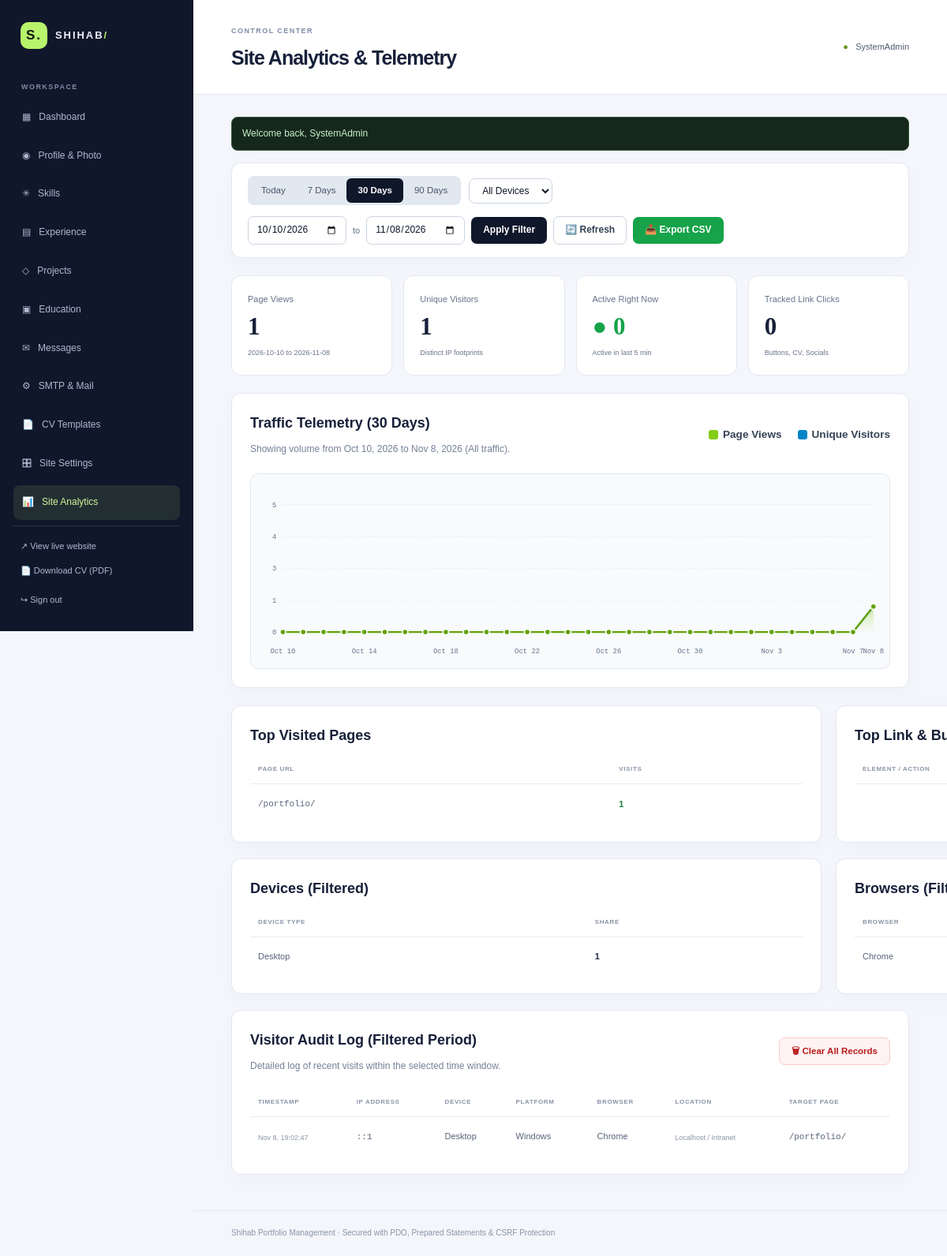
Page /admin/analytics (signed in) on the committed database.
### tables this page shows
CREATE TABLE `visitor_logs` (
  `id` bigint(20) UNSIGNED NOT NULL,
  `session_id` varchar(64) NOT NULL,
  `ip_address` varchar(45) NOT NULL,
  `user_agent` text DEFAULT NULL,
  `device_type` enum('Desktop','Mobile','Tablet','Bot') NOT NULL DEFAULT 'Desktop',
  `browser` varchar(50) NOT NULL DEFAULT 'Other',
  `platform` varchar(50) NOT NULL DEFAULT 'Other',
  `country` varchar(100) DEFAULT 'Localhost / Unknown',
  `city` varchar(100) DEFAULT 'Unknown',
  `page_url` varchar(255) NOT NULL,
  `referrer` varchar(255) DEFAULT NULL,
  `created_at` timestamp NOT NULL DEFAULT current_timestamp(),
  `last_activity` timestamp NOT NULL DEFAULT current_timestamp() ON UPDATE current_timestamp()
);

### config.php (called while the page is built, shortened)
<?php
function url(string $path = ''): string
{
    $envPath = $_ENV['SITE_BASE_PATH'] ?? null;
    if ($envPath !== null && $envPath !== '') {
        $base = rtrim($envPath, '/');
    } else {
        $docRoot = realpath($_SERVER['DOCUMENT_ROOT'] ?? '') ?: '';
        $dir = realpath(__DIR__) ?: '';
        $docRoot = str_replace('\\', '/', $docRoot);
        $dir = str_replace('\\', '/', $dir);
        if ($docRoot !== '' && str_starts_with($dir, $docRoot)) {
            $base = substr($dir, strlen($docRoot));
        } else {
            $base = '';
        }
    }
    $base = '/' . trim($base, '/');
    $normalized = ($base === '/') ? '' : $base;
    return $normalized . '/' . ltrim($path, '/');
}
function e(?string $value): string
{
    return htmlspecialchars((string)$value, ENT_QUOTES | ENT_SUBSTITUTE, 'UTF-8');
}

### admin/views/analytics.php (the view, shortened to what this page needs)
<?php
$chartWidth    = 1000;
$chartHeight   = 280;
$paddingTop    = 35;
$paddingBottom = 45;
$paddingLeft   = 50;
$paddingRight  = 25;
$plotWidth  = $chartWidth - $paddingLeft - $paddingRight;
$plotHeight = $chartHeight - $paddingTop - $paddingBottom;
$peak = 0;
foreach ($chartData as $pt) {
    if ($pt['views'] > $peak) $peak = $pt['views'];
}
if ($peak <= 5) {
    $maxVal = 5;
} elseif ($peak <= 20) {
    $maxVal = (int)(ceil($peak / 5) * 5);
} elseif ($peak <= 100) {
    $maxVal = (int)(ceil($peak / 10) * 10);
} else {
    $maxVal = (int)(ceil($peak / 50) * 50);
}
$count = count($chartData);
$stepX = $count > 1 ? ($plotWidth / ($count - 1)) : $plotWidth;
$viewCoords = [];
$uniqueCoords = [];
foreach ($chartData as $idx => $pt) {
    $x = $paddingLeft + ($idx * $stepX);
    $yView = $paddingTop + $plotHeight - (($pt['views'] / $maxVal) * $plotHeight);
    $yUnique = $paddingTop + $plotHeight - (($pt['uniques'] / $maxVal) * $plotHeight);
    $viewCoords[] = ['x' => $x, 'y' => $yView, 'data' => $pt];
    $uniqueCoords[] = ['x' => $x, 'y' => $yUnique, 'data' => $pt];
}
$viewPolyline = implode(' ', array_map(fn($c) => "{$c['x']},{$c['y']}", $viewCoords));
$uniquePolyline = implode(' ', array_map(fn($c) => "{$c['x']},{$c['y']}", $uniqueCoords));
$baselineY = $paddingTop + $plotHeight;
$viewArea = "{$paddingLeft},{$baselineY} " . $viewPolyline . " " . ($paddingLeft + max(0, $count - 1) * $stepX) . ",{$baselineY}";
$labelModulo = max(1, (int)ceil($count / 8));
?>
<div class="admin-panel" style="margin-top: 0; margin-bottom: 22px; padding: 16px 20px;">
    <form method="get" action="<?= e(url('admin/analytics')) ?>" style="display: flex; flex-wrap: wrap; align-items: center; justify-content: space-between; gap: 14px;">
        <div style="display: flex; flex-wrap: wrap; align-items: center; gap: 10px;">
            <div style="display: inline-flex; background: #e2e8f0; border-radius: 8px; padding: 3px;">
                <a href="<?= e(url('admin/analytics?period=today&device=' . urlencode($deviceFilter))) ?>"
                    style="padding: 6px 14px; font-size: 11.5px; text-decoration: none; border-radius: 6px; <?= $period === 'today' ? 'background: #0f172a; color: #fff; font-weight: 700;' : 'color: #475569;' ?>">
                    Today
                </a>
                <a href="<?= e(url('admin/analytics?period=7d&device=' . urlencode($deviceFilter))) ?>"
                    style="padding: 6px 14px; font-size: 11.5px; text-decoration: none; border-radius: 6px; <?= $period === '7d' ? 'background: #0f172a; color: #fff; font-weight: 700;' : 'color: #475569;' ?>">
                    7 Days
                </a>
                <a href="<?= e(url('admin/analytics?period=30d&device=' . urlencode($deviceFilter))) ?>"
                    style="padding: 6px 14px; font-size: 11.5px; text-decoration: none; border-radius: 6px; <?= $period === '30d' ? 'background: #0f172a; color: #fff; font-weight: 700;' : 'color: #475569;' ?>">
                    30 Days
                </a>
                <a href="<?= e(url('admin/analytics?period=90d&device=' . urlencode($deviceFilter))) ?>"
                    style="padding: 6px 14px; font-size: 11.5px; text-decoration: none; border-radius: 6px; <?= $period === '90d' ? 'background: #0f172a; color: #fff; font-weight: 700;' : 'color: #475569;' ?>">
                    90 Days
                </a>
            </div>
            <select name="device" onchange="this.form.submit()" style="background: #ffffff; border: 1px solid #cbd5e1; color: #0f172a; border-radius: 8px; padding: 7px 12px; font-size: 12px; cursor: pointer;">
                <option value="all" <?= $deviceFilter === 'all' ? 'selected' : '' ?>>All Devices</option>
            </select>
        </div>
        <div style="display: flex; flex-wrap: wrap; align-items: center; gap: 8px;">
            <input type="date" name="start_date" value="<?= e($start) ?>" style="background: #ffffff; border: 1px solid #cbd5e1; color: #0f172a; border-radius: 7px; padding: 6px 10px; font-size: 12px;">
            <span style="color: #64748b; font-size: 11px;">to</span>
            <input type="date" name="end_date" value="<?= e($end) ?>" style="background: #ffffff; border: 1px solid #cbd5e1; color: #0f172a; border-radius: 7px; padding: 6px 10px; font-size: 12px;">
            <button type="submit" style="background: #0f172a; border: none; color: #ffffff; padding: 7px 15px; font-size: 12px; border-radius: 7px; cursor: pointer; font-weight: 600;">
                Apply Filter
            </button>
            <a href="<?= e(url('admin/analytics?' . $filterQuery)) ?>" style="background: #ffffff; border: 1px solid #cbd5e1; color: #334155; padding: 7px 14px; font-size: 12px; border-radius: 7px; text-decoration: none; font-weight: 600; display: inline-flex; align-items: center; gap: 4px;" title="Reload dataset">
                🔄 Refresh
            </a>
            <a href="<?= e(url('admin/analytics?export=csv&' . $filterQuery)) ?>" style="background: #16a34a; border: none; color: #ffffff; padding: 7px 15px; font-size: 12px; border-radius: 7px; text-decoration: none; font-weight: 700;" target="_blank">
                📥 Export CSV
            </a>
        </div>
    </form>
</div>
<div class="stats-grid">
    <div class="stat-card">
        <span>Page Views</span>
        <strong><?= number_format($stats['total_views']) ?></strong>
        <small><?= e($start) ?> to <?= e($end) ?></small>
    </div>
    <div class="stat-card">
        <span>Unique Visitors</span>
        <strong><?= number_format($stats['unique_visitors']) ?></strong>
        <small>Distinct IP footprints</small>
    </div>
    <div class="stat-card">
        <span>Active Right Now</span>
        <strong style="color: #16a34a;">● <?= number_format($stats['active_visitors']) ?></strong>
        <small>Active in last 5 min</small>
    </div>
    <div class="stat-card">
        <span>Tracked Link Clicks</span>
        <strong><?= number_format($stats['total_clicks']) ?></strong>
        <small>Buttons, CV, Socials</small>
    </div>
</div>
<div class="admin-panel" style="margin-top: 0; margin-bottom: 22px;">
    <div style="display: flex; justify-content: space-between; align-items: center; margin-bottom: 1.25rem; flex-wrap: wrap; gap: 0.75rem;">
        <div>
            <h2>Traffic Telemetry (<?= (int)$count ?> Days)</h2>
            <p class="panel-hint" style="margin: 0;">Showing volume from <?= e(date('M j, Y', strtotime($start))) ?> to <?= e(date('M j, Y', strtotime($end))) ?> (<?= e(ucfirst($deviceFilter)) ?> traffic).</p>
        </div>
        <div style="display: flex; align-items: center; gap: 1.25rem; font-size: 0.85rem;">
            <span style="display: inline-flex; align-items: center; gap: 6px; color: #334155;">
                <span style="width: 12px; height: 12px; background: #84cc16; border-radius: 3px; display: inline-block;"></span>
                <strong>Page Views</strong>
            </span>
            <span style="display: inline-flex; align-items: center; gap: 6px; color: #334155;">
                <span style="width: 12px; height: 12px; background: #0284c7; border-radius: 3px; display: inline-block;"></span>
                <strong>Unique Visitors</strong>
            </span>
        </div>
    </div>
    <div style="position: relative; width: 100%; overflow-x: auto; background: #f8fafc; border: 1px solid #e2e8f0; border-radius: 10px; padding: 10px 0;">
        <svg viewBox="0 0 <?= $chartWidth ?> <?= $chartHeight ?>" style="width: 100%; height: auto; min-width: 650px; display: block; font-family: monospace;">
            <defs>
                <linearGradient id="viewsFillLight" x1="0" y1="0" x2="0" y2="1">
                    <stop offset="0%" stop-color="#84cc16" stop-opacity="0.35" />
                    <stop offset="100%" stop-color="#84cc16" stop-opacity="0.0" />
                </linearGradient>
            </defs>
            <?php for ($gridStep = 0; $gridStep <= 4; $gridStep++):
                $yVal = ($maxVal / 4) * $gridStep;
                $lineY = $paddingTop + $plotHeight - (($yVal / $maxVal) * $plotHeight);
            ?>
                <line x1="<?= $paddingLeft ?>" y1="<?= $lineY ?>" x2="<?= $chartWidth - $paddingRight ?>" y2="<?= $lineY ?>" stroke="#e2e8f0" stroke-dasharray="3 3" />
                <text x="<?= $paddingLeft - 10 ?>" y="<?= $lineY + 4 ?>" text-anchor="end" fill="#64748b" font-size="11"><?= (int)round($yVal) ?></text>
            <?php endfor; ?>
            <polygon points="<?= $viewArea ?>" fill="url(#viewsFillLight)" />
            <polyline fill="none" stroke="#0284c7" stroke-width="2.5" stroke-linecap="round" stroke-linejoin="round" points="<?= $uniquePolyline ?>" />
            <polyline fill="none" stroke="#65a30d" stroke-width="3" stroke-linecap="round" stroke-linejoin="round" points="<?= $viewPolyline ?>" />
            <?php foreach ($viewCoords as $i => $pt): ?>
                <circle cx="<?= $pt['x'] ?>" cy="<?= $pt['y'] ?>" r="4.5" fill="#65a30d" stroke="#ffffff" stroke-width="2">
                    <title><?= e((string)$pt['data']['label']) ?>: <?= (int)$pt['data']['views'] ?> views, <?= (int)$pt['data']['uniques'] ?> uniques</title>
                </circle>
            <?php endforeach; ?>
            <?php foreach ($chartData as $i => $pt): ?>
                <?php if ($i % $labelModulo === 0 || $i === $count - 1): ?>
                    <text x="<?= $paddingLeft + ($i * $stepX) ?>" y="<?= $chartHeight - 12 ?>" text-anchor="middle" fill="#64748b" font-size="11">
                        <?= e((string)$pt['label']) ?>
                    </text>
                <?php endif; ?>
            <?php endforeach; ?>
        </svg>
    </div>
</div>
<div class="dashboard-columns">
    <div class="admin-panel">
        <h2>Top Visited Pages</h2>
        <div class="table-scroll">
            <table class="admin-table">
                <thead>
                    <tr>
                        <th>Page URL</th>
                        <th>Visits</th>
                    </tr>
                </thead>
                <tbody>
                    <?php foreach ($pages as $p): ?>
                        <tr>
                            <td><code><?= e((string)$p['page_url']) ?></code></td>
                            <td><strong style="color: #15803d;"><?= (int)$p['visits'] ?></strong></td>
                        </tr>
                    <?php endforeach; ?>
                </tbody>
            </table>
        </div>
    </div>
    <div class="admin-panel">
        <h2>Top Link &amp; Button Clicks</h2>
        <div class="table-scroll">
            <table class="admin-table">
                <thead>
                    <tr>
                        <th>Element / Action</th>
                    </tr>
                </thead>
                <tbody>
                    <?php if (!$clicks): ?>
                        <tr>
                            <td colspan="3" style="color: #94a3b8; text-align: center; padding: 16px;">No click events logged yet.</td>
                        </tr>
                    <?php endif; ?>
                </tbody>
            </table>
        </div>
    </div>
</div>
<div class="dashboard-columns" style="margin-top: 20px;">
    <div class="admin-panel">
        <h2>Devices (Filtered)</h2>
        <table class="admin-table">
            <thead>
                <tr>
                    <th>Device Type</th>
                    <th>Share</th>
                </tr>
            </thead>
            <tbody>
                <?php foreach ($devices as $d): ?>
                    <tr>
                        <td><?= e((string)$d['device_type']) ?></td>
                        <td><strong><?= (int)$d['cnt'] ?></strong></td>
                    </tr>
                <?php endforeach; ?>
            </tbody>
        </table>
    </div>
    <div class="admin-panel">
        <h2>Browsers (Filtered)</h2>
        <table class="admin-table">
            <thead>
                <tr>
                    <th>Browser</th>
                </tr>
            </thead>
            <tbody>
                <?php foreach ($browsers as $b): ?>
                    <tr>
                        <td><?= e((string)$b['browser']) ?></td>
                    </tr>
                <?php endforeach; ?>
            </tbody>
        </table>
    </div>
</div>
<div class="admin-panel" style="margin-top: 20px;">
    <div style="display: flex; justify-content: space-between; align-items: center; margin-bottom: 1rem; flex-wrap: wrap; gap: 0.75rem;">
        <div>
            <h2>Visitor Audit Log (Filtered Period)</h2>
            <p class="panel-hint" style="margin: 0;">Detailed log of recent visits within the selected time window.</p>
        </div>
        <form method="post" action="<?= e(url('admin/analytics')) ?>" onsubmit="return confirm('⚠️ Are you sure you want to permanently clear ALL visitor and click telemetry records? This cannot be undone.')">
            <button type="submit" style="background: #fef2f2; border: 1px solid #fecaca; color: #b91c1c; padding: 7px 15px; font-size: 11.5px; border-radius: 7px; cursor: pointer; font-weight: 600;">
                🗑 Clear All Records
            </button>
        </form>
    </div>
    <div class="table-scroll">
        <table class="admin-table">
            <thead>
                <tr>
                    <th>Timestamp</th>
                    <th>IP Address</th>
                    <th>Device</th>
                    <th>Platform</th>
                    <th>Browser</th>
                    <th>Location</th>
                    <th>Target Page</th>
                </tr>
            </thead>
            <tbody>
                <?php foreach ($recentLogs as $log): ?>
                    <tr>
                        <td><small><?= e(date('M j, H:i:s', strtotime((string)$log['created_at']))) ?></small></td>
                        <td><code><?= e((string)$log['ip_address']) ?></code></td>
                        <td><?= e((string)$log['device_type']) ?></td>
                        <td><?= e((string)$log['platform']) ?></td>
                        <td><?= e((string)$log['browser']) ?></td>
                        <td><small><?= e((string)$log['country']) ?></small></td>
                        <td><code><?= e((string)$log['page_url']) ?></code></td>
                    </tr>
                <?php endforeach; ?>
            </tbody>
        </table>
    </div>
</div>

### rows in the picture
visitor_logs: created_at "Nov 8, 19:02:47", ip_address "::1", device_type "Desktop", platform "Windows", browser "Chrome", country "Localhost / Intranet", page_url "/portfolio/"

### other values in the picture
$title "Site Analytics & Telemetry"
$_SESSION['admin_username'] "SystemAdmin"
$f['message'] "Welcome back, SystemAdmin"
$stats['total_views'] "1"
$start "2026-10-10"
$end "2026-11-08"
$stats['unique_visitors'] "1"
$stats['active_visitors'] "0"
$stats['total_clicks'] "0"
$count "30"
date('M j, Y', strtotime($start)) "Oct 10, 2026"
date('M j, Y', strtotime($end)) "Nov 8, 2026"
$deviceFilter "All"
$yVal "0"
$yVal "1"
